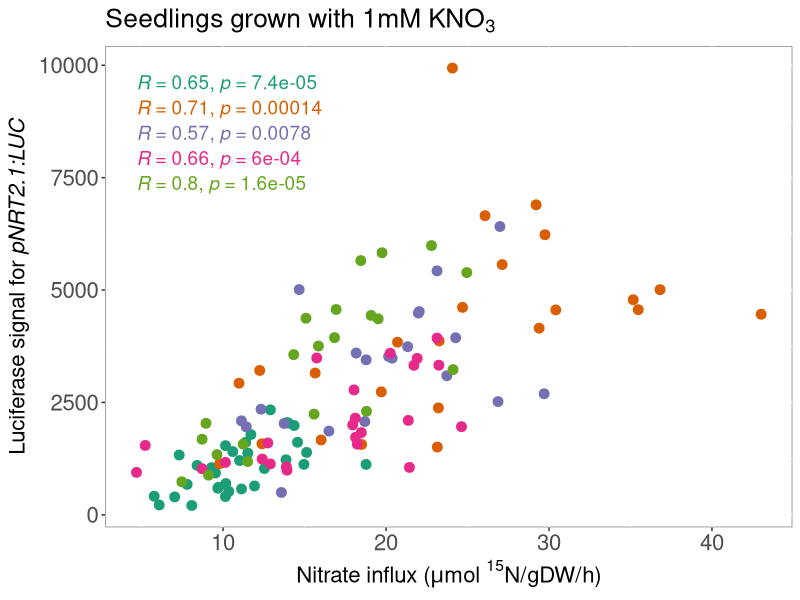
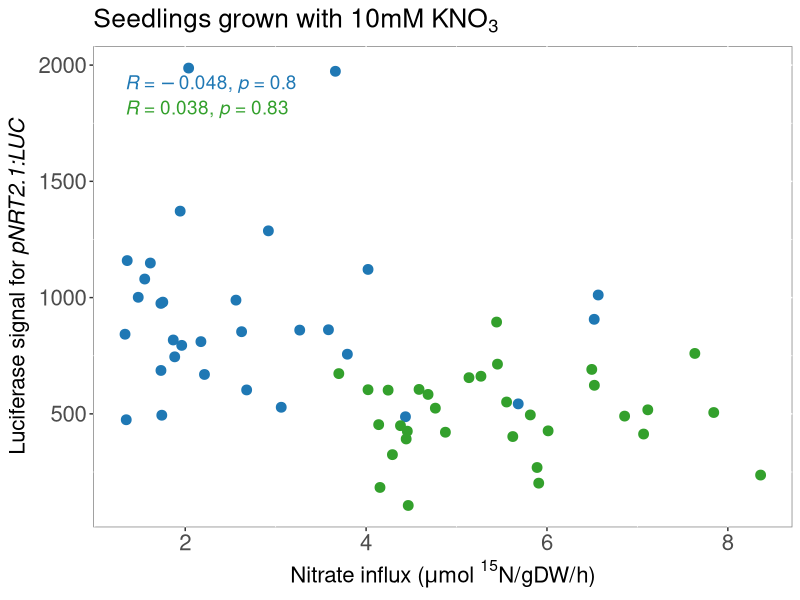
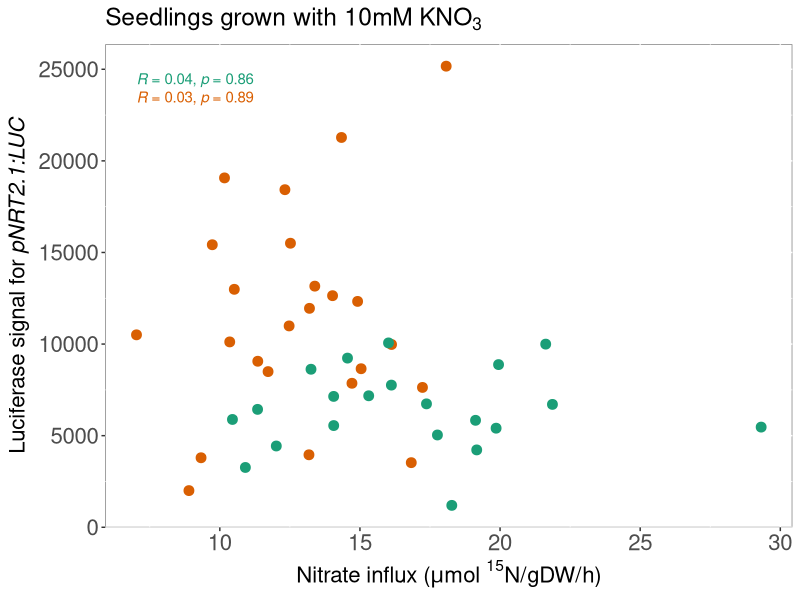
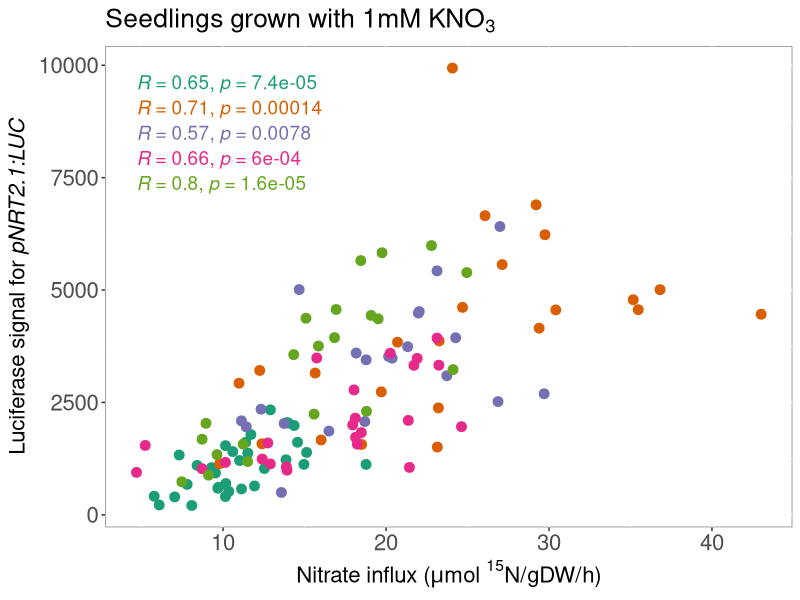
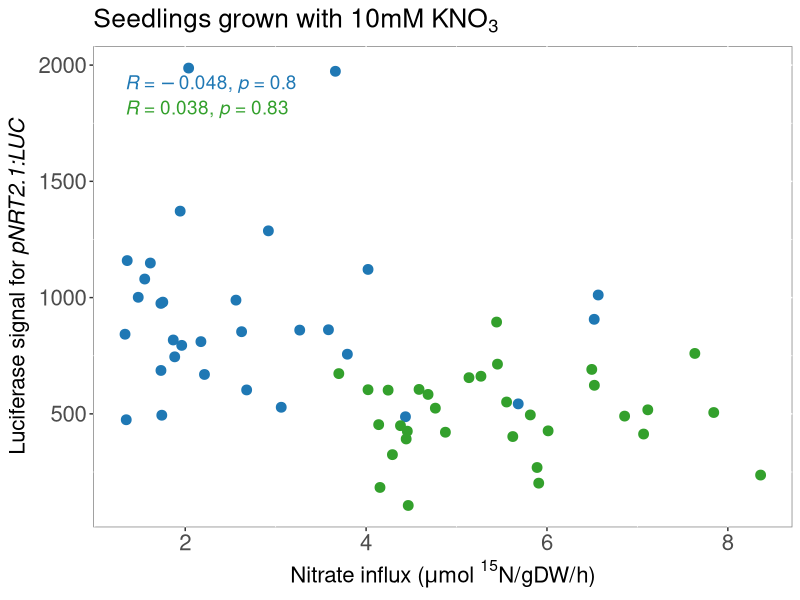
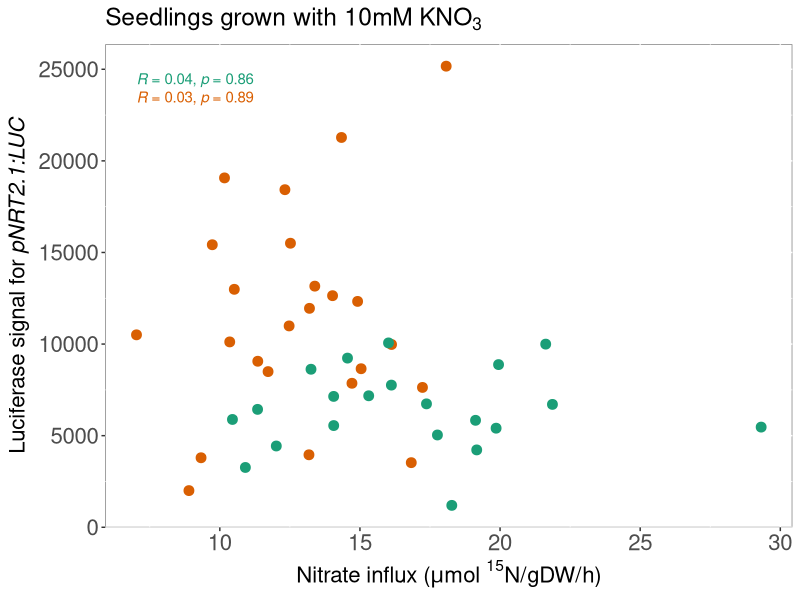

The R script that drew these images, in order:
## ---- chunk 1
knitr::opts_chunk$set(echo = TRUE)
## ---- chunk 2
library(tidyverse)
library(ggpubr)
library(RColorBrewer)
## ---- chunk 3


Inlux_luc_1mM_AR1282 <- read_tsv("AR1282_1mM_10mM_KNO3/AR1282_influx_luciferase.txt") %>% 
  filter(KNO3=="1mM") %>% 
  mutate(expr="AR1282")

Inlux_luc_1mM_AV14 <- read_tsv("AV14_1mM_KNO3/AV14_influx_luciferase.txt")  %>% 
  mutate(expr="AV14")

Inlux_luc_1mM_AV15 <- read_tsv("AV15_1mM_KNO3/AV15_influx_luciferase.txt")  %>% 
  mutate(expr="AV15")

Inlux_luc_1mM_AV26 <- read_tsv("AV26_1mM_KNO3/AV26_influx_luciferase.txt")  %>% 
  mutate(expr="AV26")

Inlux_luc_1mM_SC21 <- read_tsv("SC21_1mM_KNO3/SC21_influx_luciferase.txt")  %>% 
  mutate(expr="SC21")


## ---- chunk 4

Inlux_luc_1mM_all <- bind_rows(Inlux_luc_1mM_AR1282, Inlux_luc_1mM_AV14, Inlux_luc_1mM_AV15,
                               Inlux_luc_1mM_AV26,Inlux_luc_1mM_SC21)


ggplot(Inlux_luc_1mM_all, aes(x=Ninflux_umoleN_Gms_heure, y=RawIntDen_normBackg_normLen, col=expr)) +
  geom_point(size=3) +
  stat_cor(method="spearman", size=4.8) +
  xlab(bquote('Nitrate influx ('*mu*'mol ' ^15*'N/gDW/h)')) +
  ylab(expression(paste("Luciferase signal for ", italic("pNRT2.1:LUC")))) +
  ggtitle(bquote('Seedlings grown with 1mM KNO'[3])) +
  scale_color_brewer(palette = "Dark2") +
  theme(legend.text=element_text(size=16),legend.title = element_text(size=16, face="bold"), 
        axis.text=element_text(size=16), axis.title=element_text(size=16),
        plot.title = element_text(size=19,face="bold"),
        panel.background = element_rect(fill = "white", colour = "grey50"),
        legend.position = "none", strip.text.x = element_text(size = 18))


ggsave("Ninflux_1mM_WT_5reps.jpg", width=5.3, height = 4.5)

## ---- chunk 5

Inlux_luc_10mM_AR1270 <- read_tsv("AR1270_10mM_KNO3/AR1270_influx_luciferase.txt") %>% 
  filter(KNO3=="10mM") %>% 
  mutate(expr="AR1270")

Inlux_luc_10mM_AR1282 <- read_tsv("AR1282_1mM_10mM_KNO3/AR1282_influx_luciferase.txt") %>% 
  filter(KNO3=="10mM") %>% 
  mutate(expr="AR1282")

## ---- chunk 6

Inlux_luc_10mM_all <- bind_rows(Inlux_luc_10mM_AR1270, Inlux_luc_10mM_AR1282)

my.colors<-c(brewer.pal(4, "Paired")[2],brewer.pal(4, "Paired")[4])

ggplot(Inlux_luc_10mM_all, aes(x=Ninflux_umoleN_Gms_heure, y=RawIntDen_normBackg_normLen, col=expr)) +
  geom_point(size=3) +
  stat_cor(method="spearman", size=4.8) +
  xlab(bquote('Nitrate influx ('*mu*'mol ' ^15*'N/gDW/h)')) +
  ylab(expression(paste("Luciferase signal for ", italic("pNRT2.1:LUC")))) +
  ggtitle(bquote('Seedlings grown with 10mM KNO'[3])) +
  scale_color_manual(values = my.colors) +
  theme(legend.text=element_text(size=16),legend.title = element_text(size=16, face="bold"), 
        axis.text=element_text(size=16), axis.title=element_text(size=16),
        plot.title = element_text(size=19,face="bold"),
        panel.background = element_rect(fill = "white", colour = "grey50"),
        legend.position = "none", strip.text.x = element_text(size = 18))


ggsave("Ninflux_10mM_WT_2reps.jpg", width=5, height = 4.4)

## ---- chunk 7


AV39 <- read_tsv("influx_biocorp/AV39_influxN15/AV39_influx_luciferase.txt") %>% 
  mutate(exp="AV39")


AV52 <- read_tsv("influx_biocorp/AV52_InfluxN15/AV52_influx_luciferase.txt") %>% 
  mutate(exp="AV52")


biocorp_Ninflux <- bind_rows( AV52,  AV39)
## ---- chunk 8

filter(biocorp_Ninflux, KNO3=="10mM") %>% 
ggplot( aes(x=Ninflux_umoleN_Gms_heure, y=RawIntDen_normBackg_normLen, col=exp)) +
  geom_point(size=3) +
  stat_cor(method="spearman", size=3.8) +
  xlab(bquote('Nitrate influx ('*mu*'mol ' ^15*'N/gDW/h)')) +
  ylab(expression(paste("Luciferase signal for ", italic("pNRT2.1:LUC")))) +
  ggtitle(bquote('Seedlings grown with 10mM KNO'[3])) +
  scale_color_brewer(palette = "Dark2") +
  theme(legend.text=element_text(size=16),legend.title = element_text(size=16, face="bold"), 
        axis.text=element_text(size=16), axis.title=element_text(size=16),
        plot.title = element_text(size=17.7,face="bold"),
        panel.background = element_rect(fill = "white", colour = "grey50"),
        legend.position = "none", strip.text.x = element_text(size = 18)) 


ggsave("Correlation_luc_influx_10mM_biocorp.jpg", width=5, height = 4.4)
